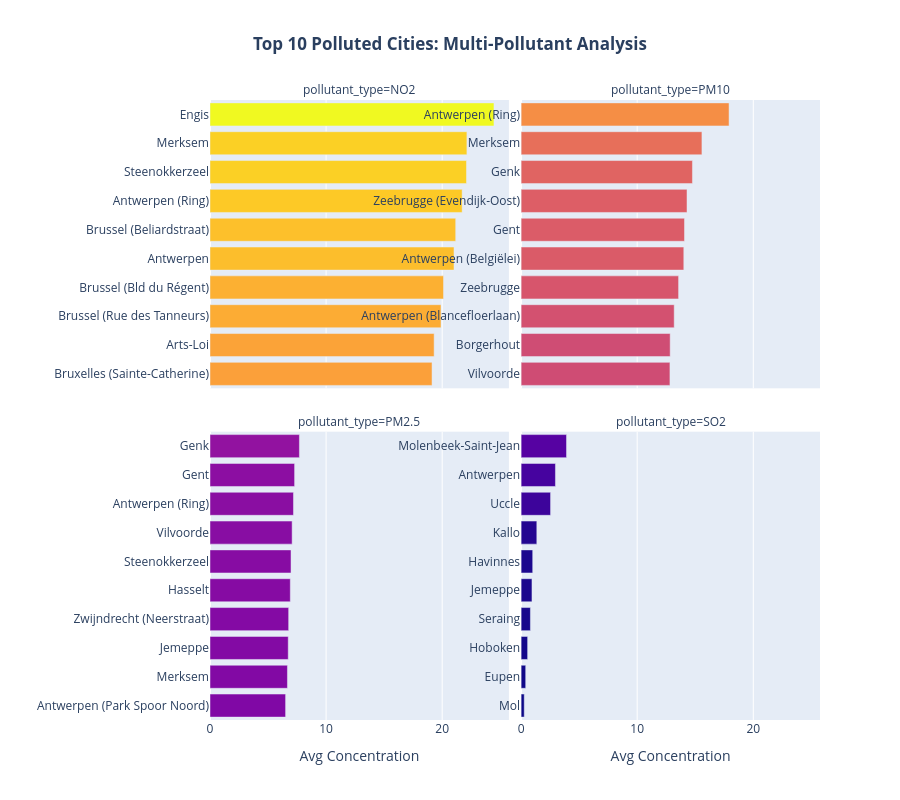

Notebook source saved alongside this figure:
### Code cell
import plotly.express as px

# We use facet_col_wrap for a clean 2x2 dashboard look
fig1 = px.bar(
    top_cities,
    x="avg_pollution",
    y="city_name",
    color="avg_pollution",
    orientation="h",
    facet_col="pollutant_type",
    facet_col_wrap=2,
    title="<b>Top 10 Polluted Cities: Multi-Pollutant Analysis</b>",
    labels={"avg_pollution": "Avg Concentration", "city_name": ""},
    height=800
)

# Crucial: Allow each subplot to show its own unique top 10 list
fig1.update_yaxes(matches=None, showticklabels=True, categoryorder="total ascending")
fig1.update_layout(coloraxis_showscale=False, title_x=0.5)
fig1.write_html("polluted_cities_flanders_bar2.html")
fig1.show()

### Figure 1 — Plotly figure (JSON) as saved in the notebook; plotly's stock layout.template omitted (floating-point values rounded to 4 significant figures)
{"data": [{"hovertemplate": "pollutant_type=NO2<br>Avg Concentration=%{marker.color}<br>=%{y}<extra></extra>", "legendgroup": "", "marker": {"color": [24.46, 22.13, 22.09, 21.72, 21.16, 21.02, 20.11, 19.9, 19.31, 19.12], "coloraxis": "coloraxis", "pattern": {"shape": ""}}, "name": "", "orientation": "h", "showlegend": false, "textposition": "auto", "type": "bar", "x": [24.46, 22.13, 22.09, 21.72, 21.16, 21.02, 20.11, 19.9, 19.31, 19.12], "xaxis": "x3", "y": ["Engis", "Merksem", "Steenokkerzeel", "Antwerpen (Ring)", "Brussel (Beliardstraat)", "Antwerpen", "Brussel (Bld du Régent)", "Brussel (Rue des Tanneurs)", "Arts-Loi", "Bruxelles (Sainte-Catherine)"], "yaxis": "y3"}, {"hovertemplate": "pollutant_type=PM10<br>Avg Concentration=%{marker.color}<br>=%{y}<extra></extra>", "legendgroup": "", "marker": {"color": [17.91, 15.58, 14.76, 14.29, 14.08, 14.01, 13.57, 13.19, 12.84, 12.82], "coloraxis": "coloraxis", "pattern": {"shape": ""}}, "name": "", "orientation": "h", "showlegend": false, "textposition": "auto", "type": "bar", "x": [17.91, 15.58, 14.76, 14.29, 14.08, 14.01, 13.57, 13.19, 12.84, 12.82], "xaxis": "x4", "y": ["Antwerpen (Ring)", "Merksem", "Genk", "Zeebrugge (Evendijk-Oost)", "Gent", "Antwerpen (Belgiëlei)", "Zeebrugge", "Antwerpen (Blancefloerlaan)", "Borgerhout", "Vilvoorde"], "yaxis": "y4"}, {"hovertemplate": "pollutant_type=PM2.5<br>Avg Concentration=%{marker.color}<br>=%{y}<extra></extra>", "legendgroup": "", "marker": {"color": [7.701, 7.287, 7.19, 7.075, 6.979, 6.917, 6.776, 6.739, 6.67, 6.511], "coloraxis": "coloraxis", "pattern": {"shape": ""}}, "name": "", "orientation": "h", "showlegend": false, "textposition": "auto", "type": "bar", "x": [7.701, 7.287, 7.19, 7.075, 6.979, 6.917, 6.776, 6.739, 6.67, 6.511], "xaxis": "x", "y": ["Genk", "Gent", "Antwerpen (Ring)", "Vilvoorde", "Steenokkerzeel", "Hasselt", "Zwijndrecht (Neerstraat)", "Jemeppe", "Merksem", "Antwerpen (Park Spoor Noord)"], "yaxis": "y"}, {"hovertemplate": "pollutant_type=SO2<br>Avg Concentration=%{marker.color}<br>=%{y}<extra></extra>", "legendgroup": "", "marker": {"color": [3.913, 2.958, 2.539, 1.354, 1.0, 0.9359, 0.8021, 0.5625, 0.3958, 0.2708], "coloraxis": "coloraxis", "pattern": {"shape": ""}}, "name": "", "orientation": "h", "showlegend": false, "textposition": "auto", "type": "bar", "x": [3.913, 2.958, 2.539, 1.354, 1.0, 0.9359, 0.8021, 0.5625, 0.3958, 0.2708], "xaxis": "x2", "y": ["Molenbeek-Saint-Jean", "Antwerpen", "Uccle", "Kallo", "Havinnes", "Jemeppe", "Seraing", "Hoboken", "Eupen", "Mol"], "yaxis": "y2"}], "layout": {"annotations": [{"font": {}, "showarrow": false, "text": "pollutant_type=PM2.5", "x": 0.245, "xanchor": "center", "xref": "paper", "y": 0.465, "yanchor": "bottom", "yref": "paper"}, {"font": {}, "showarrow": false, "text": "pollutant_type=SO2", "x": 0.755, "xanchor": "center", "xref": "paper", "y": 0.465, "yanchor": "bottom", "yref": "paper"}, {"font": {}, "showarrow": false, "text": "pollutant_type=NO2", "x": 0.245, "xanchor": "center", "xref": "paper", "y": 1.0, "yanchor": "bottom", "yref": "paper"}, {"font": {}, "showarrow": false, "text": "pollutant_type=PM10", "x": 0.755, "xanchor": "center", "xref": "paper", "y": 1.0, "yanchor": "bottom", "yref": "paper"}], "barmode": "relative", "coloraxis": {"colorbar": {"title": {"text": "Avg Concentration"}}, "colorscale": [[0, "#0d0887"], [0.1111, "#46039f"], [0.2222, "#7201a8"], [0.3333, "#9c179e"], [0.4444, "#bd3786"], [0.5556, "#d8576b"], [0.6667, "#ed7953"], [0.7778, "#fb9f3a"], [0.8889, "#fdca26"], [1, "#f0f921"]], "showscale": false}, "height": 800, "legend": {"tracegroupgap": 0}, "title": {"text": "<b>Top 10 Polluted Cities: Multi-Pollutant Analysis</b>", "x": 0.5}, "xaxis": {"anchor": "y", "domain": [0, 0.49], "title": {"text": "Avg Concentration"}}, "xaxis2": {"anchor": "y2", "domain": [0.51, 1], "matches": "x", "title": {"text": "Avg Concentration"}}, "xaxis3": {"anchor": "y3", "domain": [0, 0.49], "matches": "x", "showticklabels": false}, "xaxis4": {"anchor": "y4", "domain": [0.51, 1], "matches": "x", "showticklabels": false}, "yaxis": {"anchor": "x", "categoryorder": "total ascending", "domain": [0, 0.465], "showticklabels": true, "title": {"text": ""}}, "yaxis2": {"anchor": "x2", "categoryorder": "total ascending", "domain": [0, 0.465], "showticklabels": true}, "yaxis3": {"anchor": "x3", "categoryorder": "total ascending", "domain": [0.535, 1.0], "showticklabels": true, "title": {"text": ""}}, "yaxis4": {"anchor": "x4", "categoryorder": "total ascending", "domain": [0.535, 1.0], "showticklabels": true}}}
